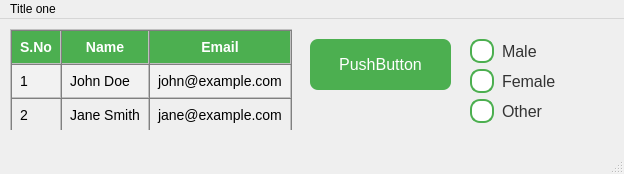
<?xml version="1.0" encoding="UTF-8"?>
<ui version="4.0">
 <class>MainWindow</class>
 <widget class="QMainWindow" name="MainWindow">
  <property name="geometry">
   <rect>
    <x>0</x>
    <y>0</y>
    <width>624</width>
    <height>174</height>
   </rect>
  </property>
  <property name="windowTitle">
   <string>MainWindow</string>
  </property>
  <property name="styleSheet">
   <string notr="true">pushButton{
	color: red;

}</string>
  </property>
  <widget class="QWidget" name="centralwidget">
   <widget class="QLabel" name="label">
    <property name="geometry">
     <rect>
      <x>10</x>
      <y>10</y>
      <width>291</width>
      <height>101</height>
     </rect>
    </property>
    <property name="text">
     <string>&lt;table border=&quot;1&quot; cellspacing=&quot;0&quot; cellpadding=&quot;8&quot; style=&quot;border-collapse: collapse; font-family: Arial; font-size: 14px; width: 100%;&quot;&gt;
  &lt;thead&gt;
    &lt;tr style=&quot;background-color: #4CAF50; color: white;&quot;&gt;
      &lt;th&gt;S.No&lt;/th&gt;
      &lt;th&gt;Name&lt;/th&gt;
      &lt;th&gt;Email&lt;/th&gt;
    &lt;/tr&gt;
  &lt;/thead&gt;
  &lt;tbody&gt;
    &lt;tr style=&quot;background-color: #f2f2f2;&quot;&gt;
      &lt;td&gt;1&lt;/td&gt;
      &lt;td&gt;John Doe&lt;/td&gt;
      &lt;td&gt;john@example.com&lt;/td&gt;
    &lt;/tr&gt;
    &lt;tr&gt;
      &lt;td&gt;2&lt;/td&gt;
      &lt;td&gt;Jane Smith&lt;/td&gt;
      &lt;td&gt;jane@example.com&lt;/td&gt;
    &lt;/tr&gt;
  &lt;/tbody&gt;
&lt;/table&gt;</string>
    </property>
   </widget>
   <widget class="QPushButton" name="pushButton">
    <property name="geometry">
     <rect>
      <x>310</x>
      <y>20</y>
      <width>141</width>
      <height>51</height>
     </rect>
    </property>
    <property name="styleSheet">
     <string notr="true">QPushButton {
  background-color: #4CAF50;
  color: white;
  border: none;
  padding: 12px 24px;
  font-size: 16px;
  border-radius: 8px;
}
QPushButton:hover {
  background-color: #45a049;
}
QPushButton:pressed {
  background-color: #3e8e41;
}
</string>
    </property>
    <property name="text">
     <string>PushButton</string>
    </property>
   </widget>
   <widget class="QWidget" name="">
    <property name="geometry">
     <rect>
      <x>470</x>
      <y>20</y>
      <width>127</width>
      <height>86</height>
     </rect>
    </property>
    <layout class="QVBoxLayout" name="verticalLayout">
     <item>
      <widget class="QRadioButton" name="radioButton">
       <property name="styleSheet">
        <string notr="true">QRadioButton {
    spacing: 8px;
    font-size: 16px;
    color: #333;
}

QRadioButton::indicator {
    width: 20px;
    height: 20px;
    border-radius: 10px;
    border: 2px solid #4CAF50;
    background-color: white;
}

QRadioButton::indicator:checked {
    background-color: #4CAF50;
    border: 2px solid #4CAF50;
}

QRadioButton::indicator:unchecked:hover {
    border: 2px solid #66bb6a;
}</string>
       </property>
       <property name="text">
        <string>Male</string>
       </property>
      </widget>
     </item>
     <item>
      <widget class="QRadioButton" name="radioButton_2">
       <property name="styleSheet">
        <string notr="true">QRadioButton {
    spacing: 8px;
    font-size: 16px;
    color: #333;
}

QRadioButton::indicator {
    width: 20px;
    height: 20px;
    border-radius: 10px;
    border: 2px solid #4CAF50;
    background-color: white;
}

QRadioButton::indicator:checked {
    background-color: #4CAF50;
    border: 2px solid #4CAF50;
}

QRadioButton::indicator:unchecked:hover {
    border: 2px solid #66bb6a;
}</string>
       </property>
       <property name="text">
        <string>Female</string>
       </property>
      </widget>
     </item>
     <item>
      <widget class="QRadioButton" name="radioButton_3">
       <property name="styleSheet">
        <string notr="true">QRadioButton {
    spacing: 8px;
    font-size: 16px;
    color: #333;
}

QRadioButton::indicator {
    width: 20px;
    height: 20px;
    border-radius: 10px;
    border: 2px solid #4CAF50;
    background-color: white;
}

QRadioButton::indicator:checked {
    background-color: #4CAF50;
    border: 2px solid #4CAF50;
}

QRadioButton::indicator:unchecked:hover {
    border: 2px solid #66bb6a;
}</string>
       </property>
       <property name="text">
        <string>Other</string>
       </property>
      </widget>
     </item>
    </layout>
   </widget>
  </widget>
  <widget class="QMenuBar" name="menubar">
   <property name="geometry">
    <rect>
     <x>0</x>
     <y>0</y>
     <width>624</width>
     <height>21</height>
    </rect>
   </property>
   <widget class="QMenu" name="menuTitle_one">
    <property name="title">
     <string>Title one</string>
    </property>
    <widget class="QMenu" name="menusomething">
     <property name="title">
      <string>something</string>
     </property>
     <widget class="QMenu" name="menu11">
      <property name="title">
       <string>11</string>
      </property>
      <widget class="QMenu" name="menu21">
       <property name="title">
        <string>21</string>
       </property>
       <addaction name="actionyes"/>
       <addaction name="actionno"/>
       <addaction name="actionmay_be"/>
      </widget>
      <addaction name="menu21"/>
      <addaction name="action22"/>
      <addaction name="action23"/>
      <addaction name="action24"/>
      <addaction name="action25"/>
     </widget>
     <addaction name="menu11"/>
     <addaction name="action12_2"/>
     <addaction name="action13_2"/>
     <addaction name="action14_2"/>
     <addaction name="action15_2"/>
     <addaction name="action16_2"/>
     <addaction name="action17"/>
     <addaction name="action18"/>
     <addaction name="action19"/>
     <addaction name="action20"/>
    </widget>
    <addaction name="menusomething"/>
    <addaction name="action2"/>
    <addaction name="action3"/>
    <addaction name="action4"/>
    <addaction name="action5"/>
    <addaction name="action6"/>
    <addaction name="action6_2"/>
    <addaction name="action8"/>
    <addaction name="action9"/>
    <addaction name="action10"/>
    <addaction name="action11"/>
    <addaction name="action12"/>
    <addaction name="action13"/>
    <addaction name="action14"/>
    <addaction name="action15"/>
    <addaction name="action16"/>
   </widget>
   <addaction name="menuTitle_one"/>
  </widget>
  <widget class="QStatusBar" name="statusbar"/>
  <action name="action2">
   <property name="text">
    <string>2</string>
   </property>
  </action>
  <action name="action3">
   <property name="text">
    <string>3</string>
   </property>
  </action>
  <action name="action4">
   <property name="text">
    <string>4</string>
   </property>
  </action>
  <action name="action5">
   <property name="text">
    <string>5</string>
   </property>
  </action>
  <action name="action6">
   <property name="text">
    <string>6</string>
   </property>
  </action>
  <action name="action6_2">
   <property name="text">
    <string>6</string>
   </property>
  </action>
  <action name="action8">
   <property name="text">
    <string>8</string>
   </property>
  </action>
  <action name="action9">
   <property name="text">
    <string>9</string>
   </property>
  </action>
  <action name="action10">
   <property name="text">
    <string>10</string>
   </property>
  </action>
  <action name="action11">
   <property name="text">
    <string>11</string>
   </property>
  </action>
  <action name="action12">
   <property name="text">
    <string>12</string>
   </property>
  </action>
  <action name="action13">
   <property name="text">
    <string>13</string>
   </property>
  </action>
  <action name="action14">
   <property name="text">
    <string>14</string>
   </property>
  </action>
  <action name="action15">
   <property name="text">
    <string>15</string>
   </property>
  </action>
  <action name="action16">
   <property name="text">
    <string>16</string>
   </property>
  </action>
  <action name="action12_2">
   <property name="text">
    <string>12</string>
   </property>
  </action>
  <action name="action13_2">
   <property name="text">
    <string>13</string>
   </property>
  </action>
  <action name="action14_2">
   <property name="text">
    <string>14</string>
   </property>
  </action>
  <action name="action15_2">
   <property name="text">
    <string>15</string>
   </property>
  </action>
  <action name="action16_2">
   <property name="text">
    <string>16</string>
   </property>
  </action>
  <action name="action17">
   <property name="text">
    <string>17</string>
   </property>
  </action>
  <action name="action18">
   <property name="text">
    <string>18</string>
   </property>
  </action>
  <action name="action19">
   <property name="text">
    <string>19</string>
   </property>
  </action>
  <action name="action20">
   <property name="text">
    <string>20</string>
   </property>
  </action>
  <action name="action22">
   <property name="text">
    <string>22</string>
   </property>
  </action>
  <action name="action23">
   <property name="text">
    <string>23</string>
   </property>
  </action>
  <action name="action24">
   <property name="text">
    <string>24</string>
   </property>
  </action>
  <action name="action25">
   <property name="text">
    <string>25</string>
   </property>
  </action>
  <action name="actionyes">
   <property name="text">
    <string>yes</string>
   </property>
  </action>
  <action name="actionno">
   <property name="text">
    <string>no</string>
   </property>
  </action>
  <action name="actionmay_be">
   <property name="text">
    <string>may be</string>
   </property>
  </action>
 </widget>
 <resources/>
 <connections/>
</ui>
